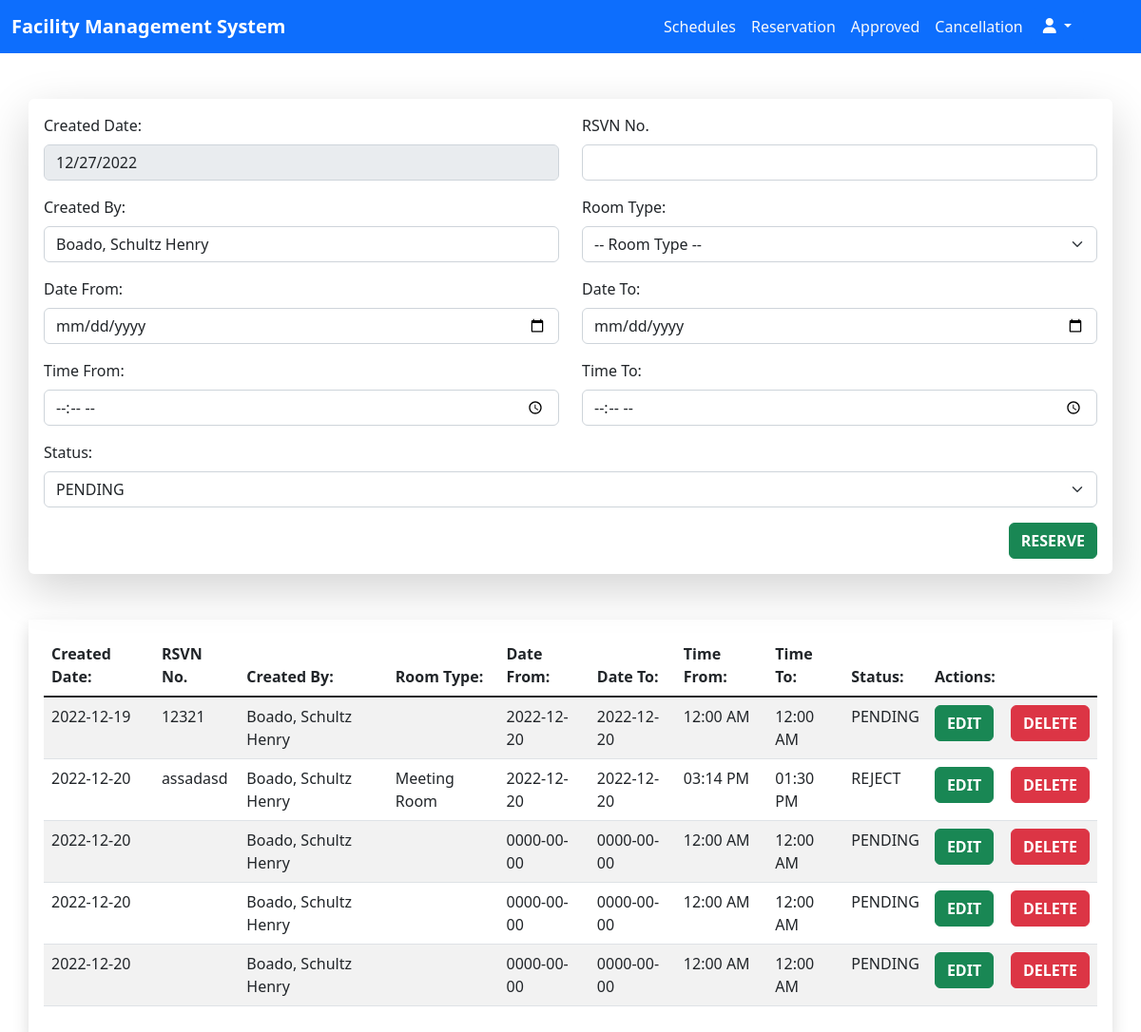
The page /employee/reservation.php (signed in) on the database as committed earlier.
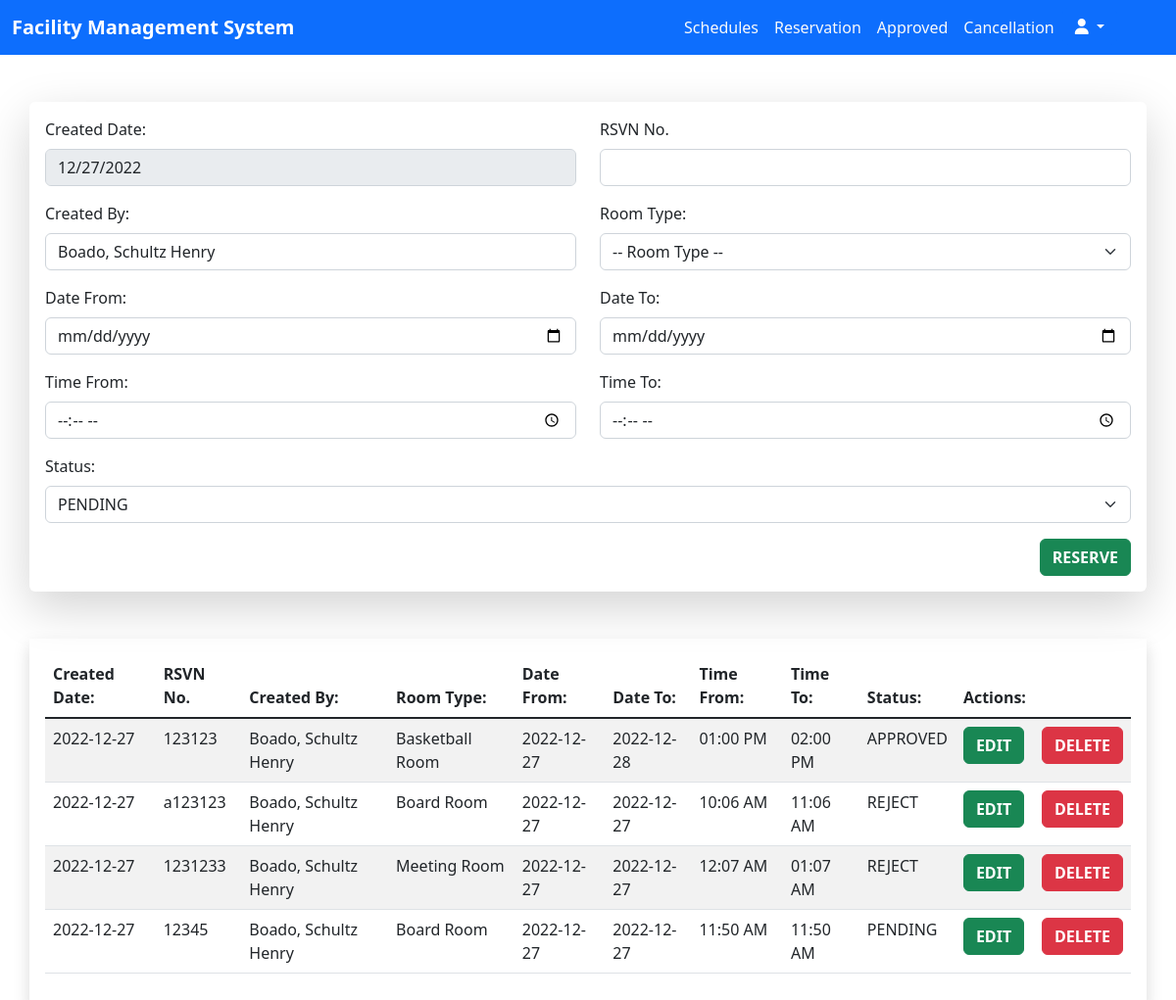
The same page on the database as committed later.
### tables this page shows
CREATE TABLE `reservations` (
  `id` int(11) NOT NULL,
  `users_id` int(11) DEFAULT NULL,
  `created_date` date DEFAULT current_timestamp(),
  `rsvn_no` varchar(255) NOT NULL,
  `created_by` varchar(255) NOT NULL,
  `room_type` varchar(255) NOT NULL,
  `date_from` date NOT NULL,
  `date_to` date NOT NULL,
  `time_from` time(6) NOT NULL,
  `time_to` time(6) NOT NULL,
  `statuses` varchar(255) NOT NULL,
  `cancel_reasons` varchar(255) NOT NULL
);

### employee/reservation.php (the view, shortened to what the changed rows need)
<?php
  require_once $_SERVER['DOCUMENT_ROOT'] . './facility_management/database/connection.php';
  $users_id = $_SESSION['users_id'];
  $queryReadReservations = "SELECT * FROM reservations WHERE users_id = '$users_id' ";
  $sqlReadReservations = mysqli_query($con, $queryReadReservations);
?>
<!DOCTYPE html>
<html lang="en">
<head>
  <link href="https://cdn.jsdelivr.net/npm/bootstrap@5.2.3/dist/css/bootstrap.min.css" rel="stylesheet"
 />
  <link rel="stylesheet" href="./styles/reservation.css" />
</head>
<body>
  <div class="container-fluid">
    <div class="container shadow p-3 mb-5 bg-body-rounded">
      <div class="table-responsive">
        <table class="table table-striped table-hover">
          <thead>
            <tr>
              <th scope="col">Created Date:</th>
              <th scope="col">RSVN No.</th>
              <th scope="col">Created By:</th>
              <th scope="col">Room Type:</th>
              <th scope="col">Date From:</th>
              <th scope="col">Date To:</th>
              <th scope="col">Time From:</th>
              <th scope="col">Time To:</th>
              <th scope="col">Status:</th>
              <th col="2">Actions:</th>
            </tr>
          </thead>
          <tbody class="table-group-divider">
            <?php while($rowReservations = mysqli_fetch_assoc($sqlReadReservations) ) { ?>
            <tr>
              <td><?php echo $rowReservations['created_date'] ?></td>
              <td><?php echo $rowReservations['rsvn_no'] ?></td>
              <td><?php echo $rowReservations['created_by'] ?></td>
              <td><?php echo $rowReservations['room_type'] ?></td>
              <td><?php echo $rowReservations['date_from'] ?></td>
              <td><?php echo $rowReservations['date_to'] ?></td>
              <td><?php echo date("h:i A", strtotime($rowReservations['time_from'])) ?></td>
              <td><?php echo date("h:i A", strtotime($rowReservations['time_to']))  ?></td>
              <td><?php echo $rowReservations['statuses'] ?></td>
              <td>
                <button class="btn btn-success fw-bold" data-bs-toggle="modal"
                  data-bs-target="#modalEdit-<?php echo $rowReservations['id'] ?>">EDIT</button>
              </td>
              <td>
                <button class="btn btn-danger fw-bold" data-bs-toggle="modal"
                  data-bs-target="#modalDelete-<?php echo $rowReservations['id'] ?>">DELETE</button>
              </td>
            </tr>
            <?php } ?>
          </tbody>
        </table>
      </div>
    </div>
  </div>
</body>
</html>

Rows that differ between the two databases and show on the page:
removed reservations: created_date "2022-12-19", rsvn_no "12321", created_by "Boado, Schultz Henry", date_from "2022-12-20", date_to "2022-12-20", time_from "12:00 AM", time_to "12:00 AM", statuses "PENDING"
removed reservations: created_date "2022-12-20", rsvn_no "assadasd", created_by "Boado, Schultz Henry", room_type "Meeting Room", date_from "2022-12-20", date_to "2022-12-20", time_from "03:14 PM", time_to "01:30 PM", statuses "REJECT"
removed reservations: created_date "2022-12-20", created_by "Boado, Schultz Henry", date_from "0000-00-00", date_to "0000-00-00", time_from "12:00 AM", time_to "12:00 AM", statuses "PENDING"
removed reservations: created_date "2022-12-20", created_by "Boado, Schultz Henry", date_from "0000-00-00", date_to "0000-00-00", time_from "12:00 AM", time_to "12:00 AM", statuses "PENDING"
removed reservations: created_date "2022-12-20", created_by "Boado, Schultz Henry", date_from "0000-00-00", date_to "0000-00-00", time_from "12:00 AM", time_to "12:00 AM", statuses "PENDING"
added reservations: created_date "2022-12-27", rsvn_no "123123", created_by "Boado, Schultz Henry", room_type "Basketball Room", date_from "2022-12-27", date_to "2022-12-28", time_from "01:00 PM", time_to "02:00 PM", statuses "APPROVED"
added reservations: created_date "2022-12-27", rsvn_no "a123123", created_by "Boado, Schultz Henry", room_type "Board Room", date_from "2022-12-27", date_to "2022-12-27", time_from "10:06 AM", time_to "11:06 AM", statuses "REJECT"
added reservations: created_date "2022-12-27", rsvn_no "1231233", created_by "Boado, Schultz Henry", room_type "Meeting Room", date_from "2022-12-27", date_to "2022-12-27", time_from "12:07 AM", time_to "01:07 AM", statuses "REJECT"
added reservations: created_date "2022-12-27", rsvn_no "12345", created_by "Boado, Schultz Henry", room_type "Board Room", date_from "2022-12-27", date_to "2022-12-27", time_from "11:50 AM", time_to "11:50 AM", statuses "PENDING"
